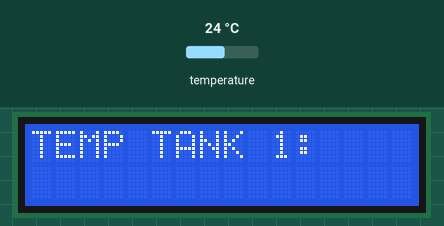
This sketch was run on a simulated Arduino Uno, built with avr-gcc and run on an emulated ATmega328P. On the bench: 16×2 character LCD. Inputs (shaded band) come from the test bench; at power-on: temperature 24 °C. What the sketch prints to the serial monitor is not drawn.

Above: at 1.2 s.
1.3 s: temperature set to 12 °C
At 4.8 s:
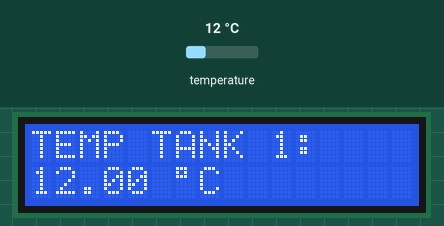
5.1 s: temperature set to 19 °C
At 8.1 s:
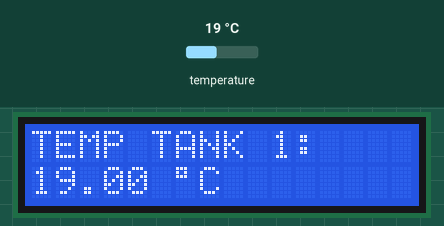
8.6 s: temperature set to 28 °C
At 11.3 s:
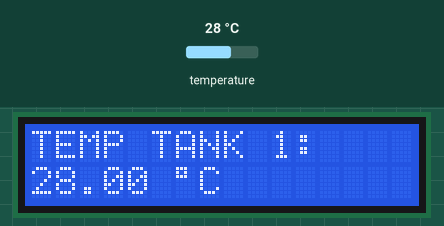
Timing chart, 0 to 12.8 s (numbered marks = the images above; inputs shaded):
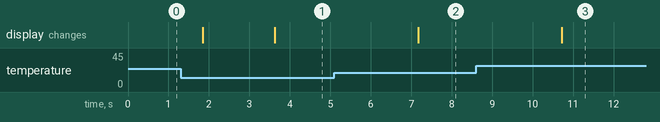

The sketch:

lcd_and_water_temp_sensor.ino
```cpp
#include <Wire.h>
#include <LiquidCrystal_I2C.h>
#include <OneWire.h>
#include <DallasTemperature.h>

#define ONE_WIRE_BUS 5

OneWire oneWire(ONE_WIRE_BUS);

DallasTemperature sensors(&oneWire);

LiquidCrystal_I2C lcd(0x27, 2,1,0,4,5,6,7,3, POSITIVE);


// Variables
float Celcius=0;

void setup() {
  // put your setup code here, to run once:

  Serial.begin(9600);

  lcd.begin(16,2);
  lcd.clear();
  lcd.print("TEMP TANK 1: ");
  lcd.setCursor(0,1);

}

void loop() {
  // put your main code here, to run repeatedly:
  sensors.requestTemperatures();
  Celcius=sensors.getTempCByIndex(0);
  Serial.println(Celcius);
  delay(1000);


  lcd.setCursor(0,1);
  lcd.print(Celcius);
  lcd.print(" \337C");

}
```

Measured:
- after the input at 1.3 s, the display: first differs from a run without the input after 2.3 s (image 1)
- after the input at 5.1 s, the display: changes after 2.1 s (image 2)
- after the input at 8.6 s, the display: changes after 2.1 s (image 3)
